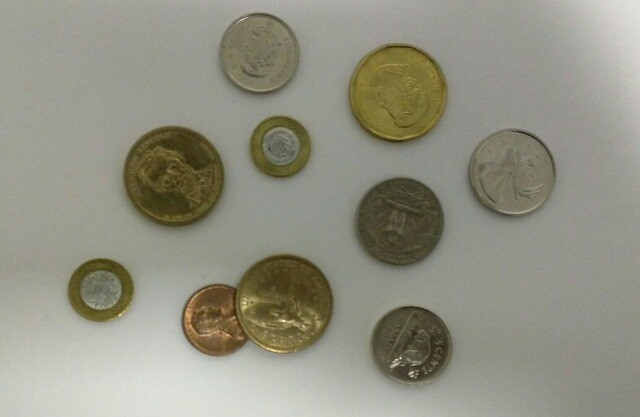
#> input picture images/Coins.jpg, 640 x 417 px; its folder holds only this picture in this run
$ python -i func.py   (imports and definitions only)
#> lines starting #> are read from the running program, lines starting #| are printed output that depends on the picture
import random
import numpy as np
import cv2
from scipy import signal
from scipy import fftpack
import matplotlib.pylab as plt


# [39 lines left out: functions gray_scale, salt_pepper_noise, gussian_noise, uniform_noise, not called in this run]

#convolution
def apply_mask(img, mask):
    img_masked = signal.convolve2d(img, mask)
    img_masked = img_masked.astype(np.uint8)

    return img_masked

# 3x3
# [22 lines left out: functions convolution, ave_filter, not called in this run]


def gaussian_filter(img, shape):
    sigma = 2.6

    m, n = [(ss - 1.) / 2. for ss in shape]
    y, x = np.ogrid[-m:m + 1, -n:n + 1]
    h = np.exp(-(x * x + y * y) / (2. * sigma * sigma))
    h[h < np.finfo(h.dtype).eps * h.max()] = 0
    sumh = h.sum()
    if sumh != 0:
        h /= sumh

    return apply_mask(img, h)


# [28 lines left out: functions median_filter, laplacian_filter, not called in this run]


def sobel_edge(img):
    row, col = img.shape
    masked_img = np.zeros([row, col])
    img_dirction = np.zeros([row, col])

    img = gaussian_filter(img, (9, 9))

    kx = np.array([[1, 0, -1],
                   [2, 0, -2],
                   [1, 0, -1]])
    ky = (kx.transpose())
    for i in range(1, row - 2):
        for j in range(1, col - 2):
            Ix = np.sum(np.multiply(kx, img[i:i + 3, j:j + 3]))
            Iy = np.sum(np.multiply(ky, img[i:i + 3, j:j + 3]))
            masked_img[i + 1, j + 1] = np.hypot(Ix, Iy)
            # calculate the gradient direction
            img_dirction[i + 1, j + 1] = np.arctan2(Iy, Ix)
            img_dirction[i + 1, j + 1] = np.rad2deg(img_dirction[i + 1, j + 1])
            img_dirction[i + 1, j + 1] += 180


    img_dirction = img_dirction.astype(np.uint8)
    masked_img = masked_img.astype(np.uint8)

    return masked_img, img_dirction


# [38 lines left out: functions roberts_edge, perwitt_edge, not called in this run]


def canny_edge(img):
    row, col = img.shape
    weak = 50
# multi stage filter
# 1) gaussian filter
    blurred_img = gaussian_filter(img, (9,9))

# 2) sobel filter (mag ,dirc)
    gradient_mag, gradient_dirc = sobel_edge(blurred_img)

# 3) Non-max Suppression
    img_non_max_supperession = non_max_suppression(gradient_mag, gradient_dirc)

# 4) Apply thresholding/hysteresis

    image_thresholded = threshold(img_non_max_supperession, 15, 30, weak=weak)
    final_img = hysteresis(image_thresholded, weak)
    final_img = final_img.astype(np.uint8)
    return np.uint8(final_img)


def non_max_suppression(gradient_magnitude, gradient_direction):
    image_row, image_col = gradient_magnitude.shape
    output = np.zeros(gradient_magnitude.shape)
    PI = 180

    for row in range(1, image_row - 1):
        for col in range(1, image_col - 1):
            direction = gradient_direction[row, col]

            if (0 <= direction < PI / 8) or (15 * PI / 8 <= direction <= 2 * PI):
                before_pixel = gradient_magnitude[row, col - 1]
                after_pixel = gradient_magnitude[row, col + 1]

            elif (PI / 8 <= direction < 3 * PI / 8) or (9 * PI / 8 <= direction < 11 * PI / 8):
                before_pixel = gradient_magnitude[row + 1, col - 1]
                after_pixel = gradient_magnitude[row - 1, col + 1]

            elif (3 * PI / 8 <= direction < 5 * PI / 8) or (11 * PI / 8 <= direction < 13 * PI / 8):
                before_pixel = gradient_magnitude[row - 1, col]
                after_pixel = gradient_magnitude[row + 1, col]

            else:
                before_pixel = gradient_magnitude[row - 1, col - 1]
                after_pixel = gradient_magnitude[row + 1, col + 1]

            if gradient_magnitude[row, col] >= before_pixel and gradient_magnitude[row, col] >= after_pixel:
                output[row, col] = gradient_magnitude[row, col]

    return (output)


def threshold(image, low, high, weak):

    output = np.zeros(image.shape)
    strong = 255

    strong_row, strong_col = np.where(image >= high)
    weak_row, weak_col = np.where((image <= high) & (image >= low))

    output[strong_row, strong_col] = strong
    output[weak_row, weak_col] = weak

    return (output)


def hysteresis(image, weak):
    image_row, image_col = image.shape

    top_to_bottom = image.copy()

    for row in range(1, image_row):
        for col in range(1, image_col):
            if top_to_bottom[row, col] == weak:
                if top_to_bottom[row, col + 1] == 255 or top_to_bottom[row, col - 1] == 255 or top_to_bottom[
                    row - 1, col] == 255 or top_to_bottom[
                    row + 1, col] == 255 or top_to_bottom[
                    row - 1, col - 1] == 255 or top_to_bottom[row + 1, col - 1] == 255 or top_to_bottom[
                    row - 1, col + 1] == 255 or top_to_bottom[
                    row + 1, col + 1] == 255:
                    top_to_bottom[row, col] = 255
                else:
                    top_to_bottom[row, col] = 0

    bottom_to_top = image.copy()

    for row in range(image_row - 1, 0, -1):
        for col in range(image_col - 1, 0, -1):
            if bottom_to_top[row, col] == weak:
                if bottom_to_top[row, col + 1] == 255 or bottom_to_top[row, col - 1] == 255 or bottom_to_top[
                    row - 1, col] == 255 or bottom_to_top[
                    row + 1, col] == 255 or bottom_to_top[
                    row - 1, col - 1] == 255 or bottom_to_top[row + 1, col - 1] == 255 or bottom_to_top[
                    row - 1, col + 1] == 255 or bottom_to_top[
                    row + 1, col + 1] == 255:
                    bottom_to_top[row, col] = 255
                else:
                    bottom_to_top[row, col] = 0

    right_to_left = image.copy()

    for row in range(1, image_row):
        for col in range(image_col - 1, 0, -1):
            if right_to_left[row, col] == weak:
                if right_to_left[row, col + 1] == 255 or right_to_left[row, col - 1] == 255 or right_to_left[
                    row - 1, col] == 255 or right_to_left[
                    row + 1, col] == 255 or right_to_left[
                    row - 1, col - 1] == 255 or right_to_left[row + 1, col - 1] == 255 or right_to_left[
                    row - 1, col + 1] == 255 or right_to_left[
                    row + 1, col + 1] == 255:
                    right_to_left[row, col] = 255
                else:
                    right_to_left[row, col] = 0

    left_to_right = image.copy()

    for row in range(image_row - 1, 0, -1):
        for col in range(1, image_col):
            if left_to_right[row, col] == weak:
                if left_to_right[row, col + 1] == 255 or left_to_right[row, col - 1] == 255 or left_to_right[
                    row - 1, col] == 255 or left_to_right[
                    row + 1, col] == 255 or left_to_right[
                    row - 1, col - 1] == 255 or left_to_right[row + 1, col - 1] == 255 or left_to_right[
                    row - 1, col + 1] == 255 or left_to_right[
                    row + 1, col + 1] == 255:
                    left_to_right[row, col] = 255
                else:
                    left_to_right[row, col] = 0

    final_image = top_to_bottom + bottom_to_top + right_to_left + left_to_right
    final_image[final_image > 255] = 255

    return final_image


# [208 lines left out: functions element_freq, histogram, normalize, global_Thresholding, local_Thresholding, hybrid and 5 more, not called in this run]

>>> import cv2
>>> picture = cv2.imread('images/Coins.jpg', cv2.IMREAD_GRAYSCALE)
#> picture: shape (417, 640); min 27, max 245, mean 143.8
>>> result = canny_edge(picture)
#> after the loop in sobel_edge, `for i in range(1, row - 2):`:
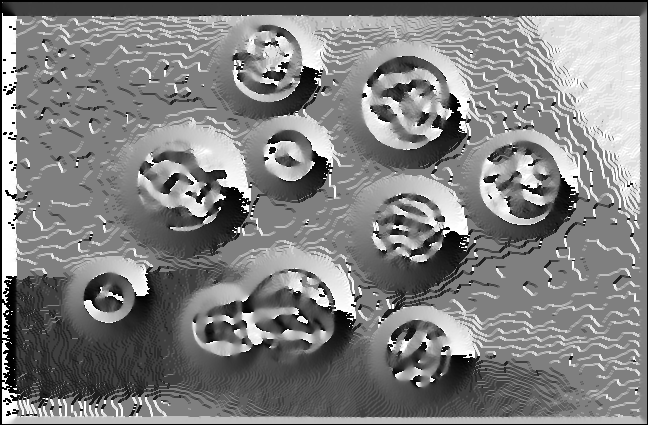
#> img_dirction: shape (425, 648) float64; min 0, max 360, mean 181.4; drawn with min black and max white
#> after the loop in non_max_suppression, `for row in range(1, image_row - 1):`:
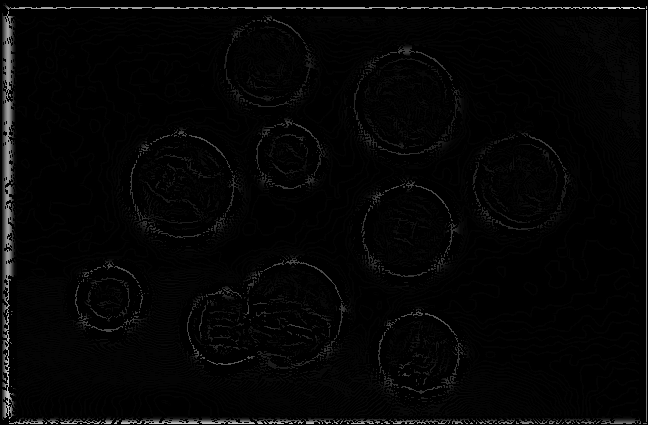
#> output: shape (425, 648) float64; min 0, max 220, mean 5.2
#> in threshold, `strong_row, strong_col = np.where(image >= high)`: strong_row = 11548 values from 5 to 423; strong_col = 11548 values, max 646 at index 5, min 2 at index 961, mean 235.7
#> in threshold, `weak_row, weak_col = np.where((image <= high) & (image >= low))`: weak_row = 4819 values from 3 to 418; weak_col = 4819 values, max 639 at index 4818, min 3 at index 2, mean 305.8
#> after the loop in hysteresis, `for row in range(1, image_row):`:
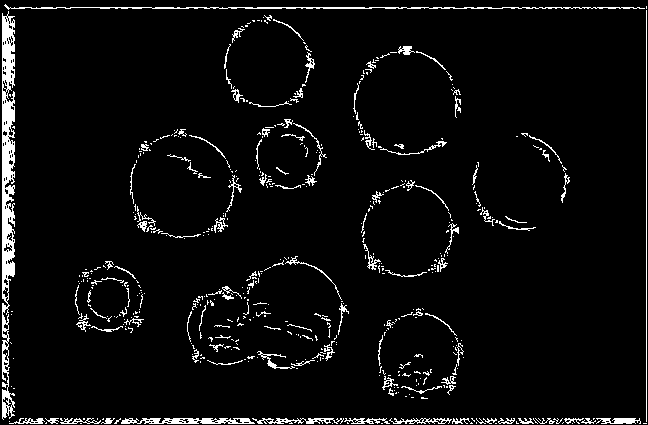
#> top_to_bottom: shape (425, 648) float64; 4.8% white in thin lines or dots
#> after the loop in hysteresis, `for row in range(image_row - 1, 0, -1):`:
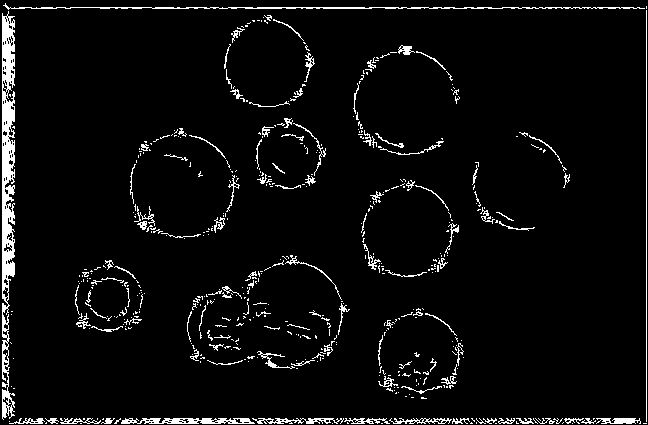
#> bottom_to_top: shape (425, 648) float64; 4.7% white in thin lines or dots
#> after the loop in hysteresis, `for row in range(1, image_row):`:
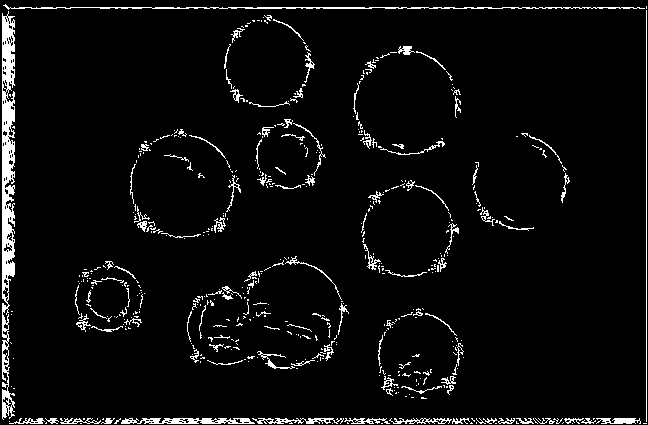
#> right_to_left: shape (425, 648) float64; 4.8% white in thin lines or dots
#> after the loop in hysteresis, `for row in range(image_row - 1, 0, -1):`:
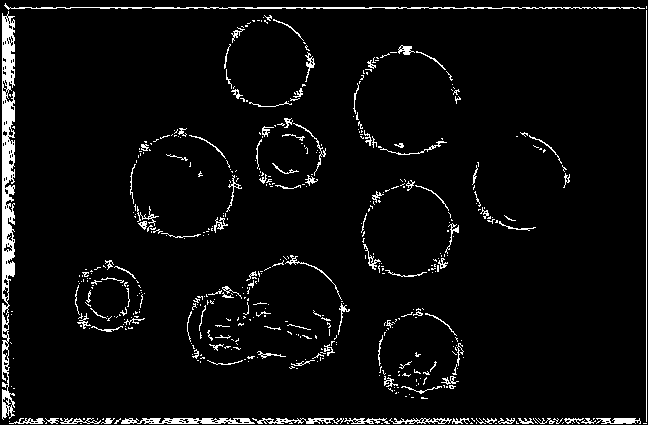
#> left_to_right: shape (425, 648) float64; 4.7% white in thin lines or dots
#> in hysteresis, `final_image[final_image > 255] = 255`:
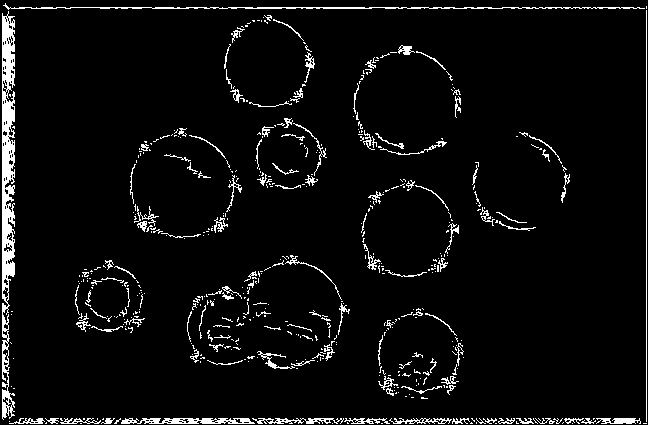
#> final_image: shape (425, 648) float64; 4.9% white in thin lines or dots
#> in canny_edge, `final_img = final_img.astype(np.uint8)`: final_img: shape (425, 648); 4.9% white in thin lines or dots
